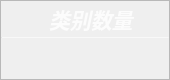
                    <widget class="QFrame" name="Class_QF">
                     <property name="minimumSize">
                      <size>
                       <width>170</width>
                       <height>80</height>
                      </size>
                     </property>
                     <property name="maximumSize">
                      <size>
                       <width>170</width>
                       <height>80</height>
                      </size>
                     </property>
                     <property name="toolTipDuration">
                      <number>0</number>
                     </property>
                     <property name="styleSheet">
                      <string notr="true">QFrame#Class_QF{
color: rgb(255, 255, 255);
border-radius: 15px;
background-color: qradialgradient(cx:0, cy:0, radius:1, fx:0.1, fy:0.1, stop:0 rgb(30, 150, 255),  stop:1 rgb(50, 100, 255));
border: 1px outset rgb(40, 125, 255);
}
</string>
                     </property>
                     <property name="frameShape">
                      <enum>QFrame::StyledPanel</enum>
                     </property>
                     <property name="frameShadow">
                      <enum>QFrame::Raised</enum>
                     </property>
                     <layout class="QVBoxLayout" name="verticalLayout_7" stretch="0,2,1">
                      <property name="spacing">
                       <number>0</number>
                      </property>
                      <property name="leftMargin">
                       <number>0</number>
                      </property>
                      <property name="topMargin">
                       <number>0</number>
                      </property>
                      <property name="rightMargin">
                       <number>0</number>
                      </property>
                      <property name="bottomMargin">
                       <number>0</number>
                      </property>
                      <item>
                       <widget class="QFrame" name="Class_top">
                        <property name="styleSheet">
                         <string notr="true">border:none</string>
                        </property>
                        <property name="frameShape">
                         <enum>QFrame::StyledPanel</enum>
                        </property>
                        <property name="frameShadow">
                         <enum>QFrame::Raised</enum>
                        </property>
                        <layout class="QHBoxLayout" name="horizontalLayout_6">
                         <property name="spacing">
                          <number>0</number>
                         </property>
                         <property name="leftMargin">
                          <number>0</number>
                         </property>
                         <property name="topMargin">
                          <number>3</number>
                         </property>
                         <property name="rightMargin">
                          <number>0</number>
                         </property>
                         <property name="bottomMargin">
                          <number>3</number>
                         </property>
                         <item>
                          <widget class="QLabel" name="label_5">
                           <property name="maximumSize">
                            <size>
                             <width>16777215</width>
                             <height>30</height>
                            </size>
                           </property>
                           <property name="font">
                            <font>
                             <family>Segoe UI</family>
                             <pointsize>16</pointsize>
                             <italic>true</italic>
                             <bold>true</bold>
                            </font>
                           </property>
                           <property name="styleSheet">
                            <string notr="true">color: rgba(255, 255, 255,210);
padding-left:12px;
font: 700 italic 16pt &quot;Segoe UI&quot;;</string>
                           </property>
                           <property name="text">
                            <string>类别数量</string>
                           </property>
                           <property name="alignment">
                            <set>Qt::AlignCenter</set>
                           </property>
                           <property name="indent">
                            <number>0</number>
                           </property>
                          </widget>
                         </item>
                        </layout>
                       </widget>
                      </item>
                      <item>
                       <widget class="Line" name="line_2">
                        <property name="maximumSize">
                         <size>
                          <width>16777215</width>
                          <height>1</height>
                         </size>
                        </property>
                        <property name="styleSheet">
                         <string notr="true">background-color: rgba(255, 255, 255, 89);</string>
                        </property>
                        <property name="orientation">
                         <enum>Qt::Horizontal</enum>
                        </property>
                       </widget>
                      </item>
                      <item>
                       <widget class="QFrame" name="Class_bottom">
                        <property name="styleSheet">
                         <string notr="true">border:none</string>
                        </property>
                        <property name="frameShape">
                         <enum>QFrame::StyledPanel</enum>
                        </property>
                        <property name="frameShadow">
                         <enum>QFrame::Raised</enum>
                        </property>
                        <layout class="QVBoxLayout" name="verticalLayout_8">
                         <property name="spacing">
                          <number>0</number>
                         </property>
                         <property name="leftMargin">
                          <number>0</number>
                         </property>
                         <property name="topMargin">
                          <number>6</number>
                         </property>
                         <property name="rightMargin">
                          <number>0</number>
                         </property>
                         <property name="bottomMargin">
                          <number>6</number>
                         </property>
                         <item alignment="Qt::AlignTop">
                          <widget class="QLabel" name="Class_num">
                           <property name="minimumSize">
                            <size>
                             <width>0</width>
                             <height>30</height>
                            </size>
                           </property>
                           <property name="maximumSize">
                            <size>
                             <width>16777215</width>
                             <height>30</height>
                            </size>
                           </property>
                           <property name="font">
                            <font>
                             <family>Microsoft YaHei UI</family>
                             <pointsize>17</pointsize>
                             <italic>false</italic>
                             <bold>false</bold>
                             <underline>false</underline>
                            </font>
                           </property>
                           <property name="styleSheet">
                            <string notr="true">color: rgb(255, 255, 255);
font: 17pt &quot;Microsoft YaHei UI&quot;;</string>
                           </property>
                           <property name="text">
                            <string/>
                           </property>
                           <property name="alignment">
                            <set>Qt::AlignCenter</set>
                           </property>
                          </widget>
                         </item>
                        </layout>
                       </widget>
                      </item>
                     </layout>
                    </widget>
